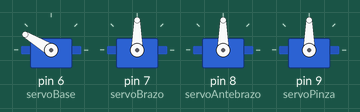
Simulated run of this sketch. Board: Arduino Uno, built with avr-gcc and run on an emulated ATmega328P. On the bench: 4 × servo.

Above: at 0.05 s.
At 2.05 s:
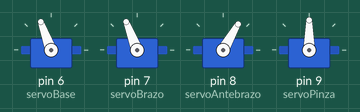
At 3.75 s:
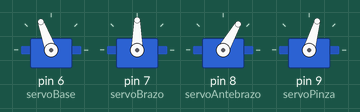
At 7.45 s:
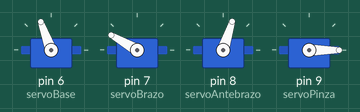
At 11.15 s:
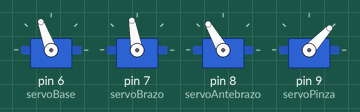
At 14.95 s:
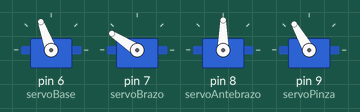
Timing chart, 0 to 19.6 s (numbered marks = the images above):
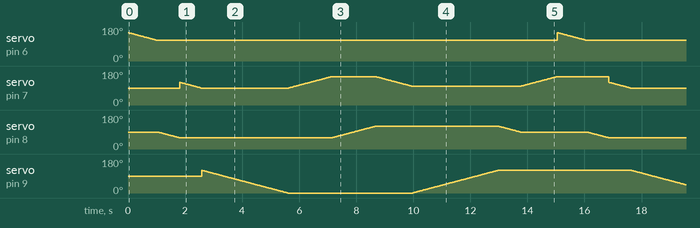

The sketch:

prueba_giro.ino
```cpp
// pinza el maximo es 110
#include <Wire.h>
#include <Servo.h>

Servo servoBase;
Servo servoBrazo;
Servo servoAntebrazo;
Servo servoPinza;

void setup() {


  //inicializamos los servos;
  servoBase.attach(6);
  servoBrazo.attach(7);
  servoAntebrazo.attach(8);
  servoPinza.attach(9);
}
void loop(){
for(int i = 150; i >= 110; i--){
    servoBase.write(i);
    delay(25);
  }
 for(int i = 90; i >= 60; i--){
    servoAntebrazo.write(i);
    delay(25);
  }
  for(int i = 120; i >= 90; i--){
    servoBrazo.write(i);
    delay(25);
  }


  for(int i = 120; i >= 0; i--){
    servoPinza.write(i);
    delay(25);
  }

  for(int i = 90; i <= 150; i++){
    servoBrazo.write(i);
    delay(25);
  }

  for(int i = 60; i <= 120; i++){
    servoAntebrazo.write(i);
    delay(25);
  }

  for(int i = 150; i >= 100; i--){
    servoBrazo.write(i);
    delay(25);
  }

  for(int i = 0; i <= 120; i++){
    servoPinza.write(i);
    delay(25);
  }
  for(int i = 120; i >= 90; i--){
    servoAntebrazo.write(i);
    delay(25);
  }
   for(int i = 100; i <= 150; i++){
    servoBrazo.write(i);
    delay(25);
  }
}
```

Measured:
- by itself, servo on pin 6 (servoBase): ramps from 150° to 110° and jumps back, once every 15.0 s
- by itself, servo on pin 7 (servoBrazo): moves between 90° and 150°, repeating every 15.0 s
